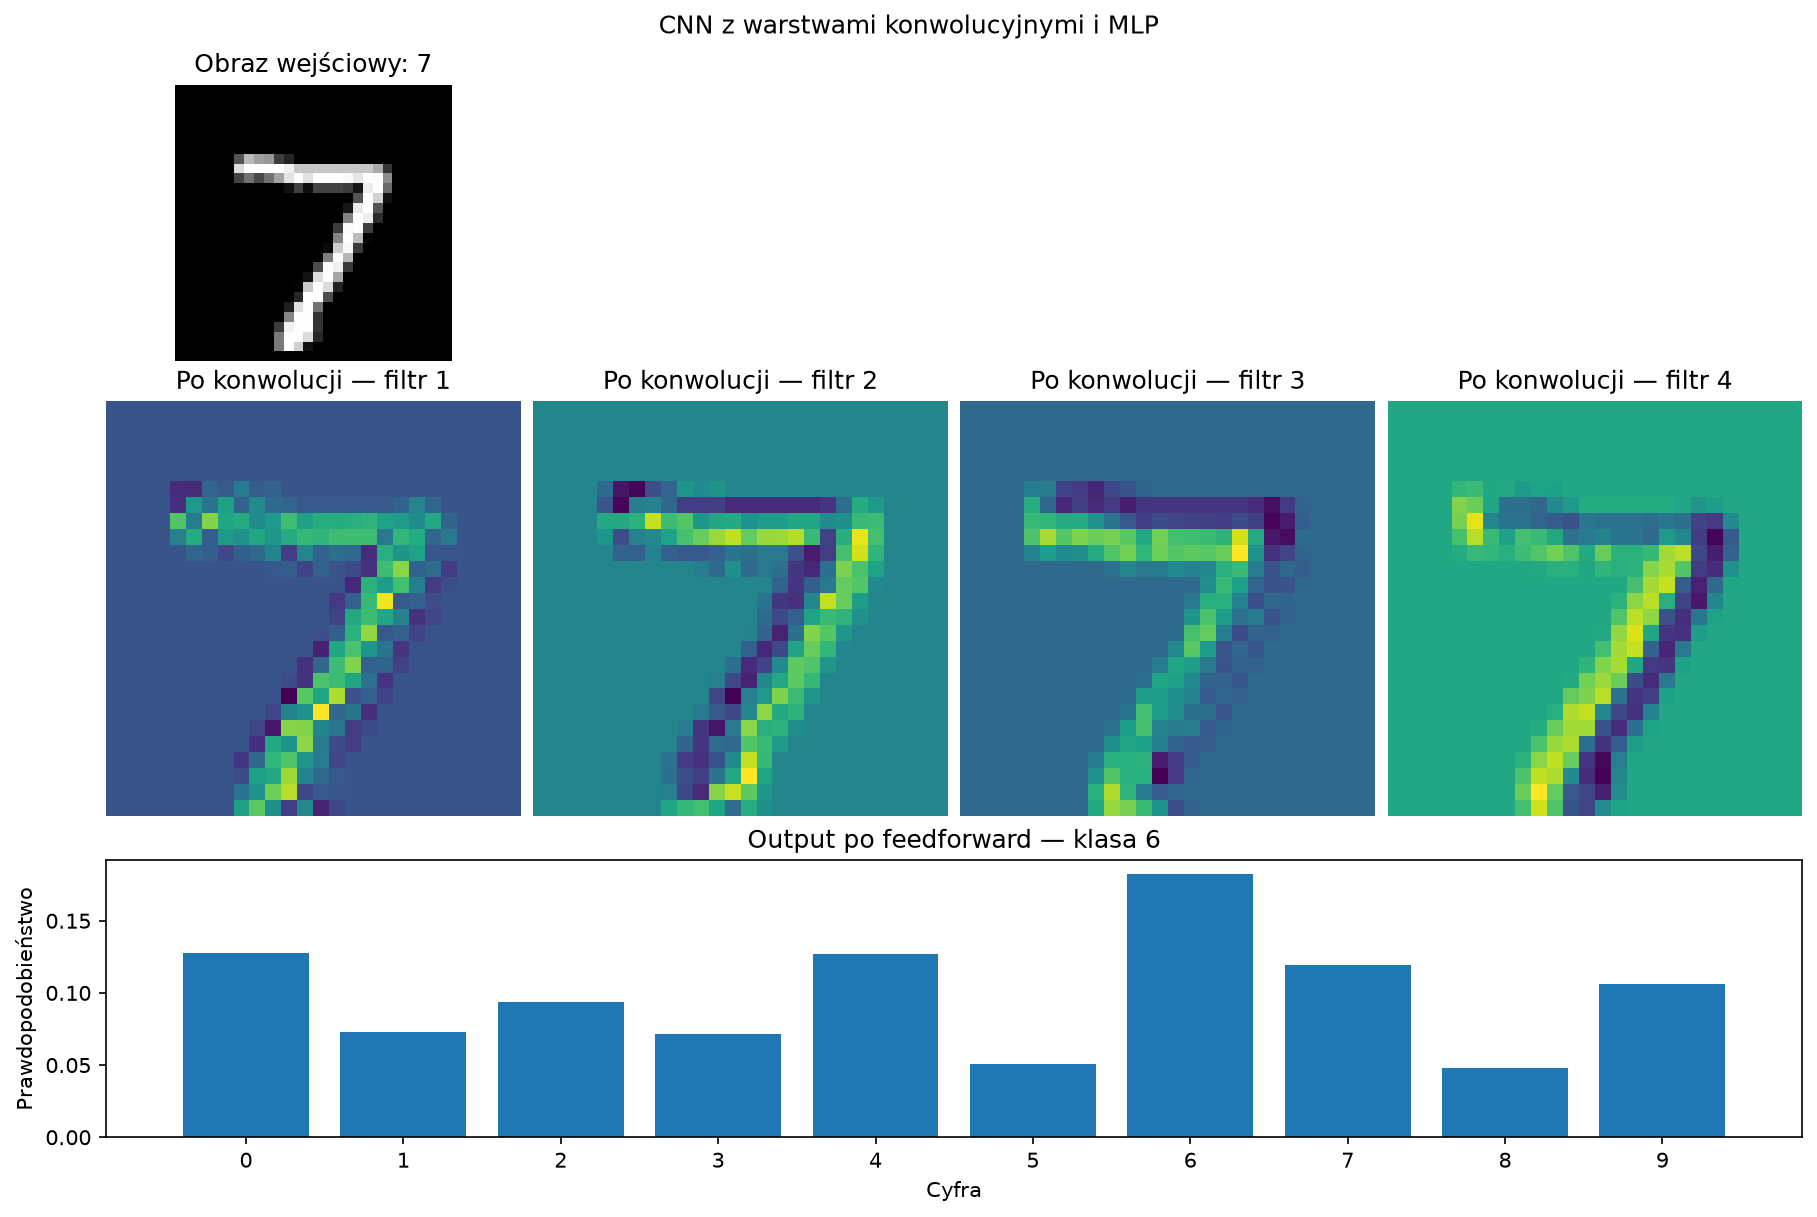

Python code for this plot:
"""Visualize one MNIST image before and after the CNN forward pass."""

import argparse

import matplotlib.pyplot as plt
import numpy as np

from CNN import CNN
from data_loader import mnist_loader


def main():
    parser = argparse.ArgumentParser(description="Show convolution outputs for one MNIST image.")
    parser.add_argument("--data-path", default="./data", help="Folder containing the MNIST data.")
    parser.add_argument("--index", type=int, default=0, help="Image index in the test set.")
    args = parser.parse_args()

    dataset = mnist_loader(download=False, path=args.data_path)
    X_test, Y_test = dataset.test
    if not 0 <= args.index < X_test.shape[1]:
        raise IndexError(f"Image index must be between 0 and {X_test.shape[1] - 1}.")

    image = X_test[:, args.index].reshape(28, 28)
    digit = int(np.argmax(Y_test[:, args.index]))

    # Two convolution layers: 1 input channel -> 4 -> 8 feature maps.
    cnn = CNN(
        layers=[1, 4, 8],
        dense_layers=[64, 10],
        input_shape=(1, 28, 28),
        kernel_size=3,
        stride=1,
        padding="valid",
        activation_function="sigmoid",
    )

    layer_outputs = cnn.forward_layers(image)
    output = cnn.feedforward(image)
    predicted_digit = int(np.argmax(output))

    print(f"Rzeczywista cyfra: {digit}")
    print(f"Wynik feedforward (10 klas): {output}")
    print(f"Klasa z najwyższym wynikiem: {predicted_digit}")

    maps_to_show = 4
    figure = plt.figure(figsize=(12, 8), constrained_layout=True)
    grid = figure.add_gridspec(3, maps_to_show, height_ratios=(1, 1.5, 1))

    input_ax = figure.add_subplot(grid[0, 0])
    input_ax.imshow(image, cmap="gray")
    input_ax.set_title(f"Obraz wejściowy: {digit}")
    input_ax.axis("off")

    for channel in range(maps_to_show):
        ax = figure.add_subplot(grid[1, channel])
        if channel < layer_outputs[0].shape[1]:
            ax.imshow(layer_outputs[0][0, channel], cmap="viridis")
            ax.set_title(f"Po konwolucji — filtr {channel + 1}")
        ax.axis("off")

    output_ax = figure.add_subplot(grid[2, :])
    output_ax.bar(np.arange(output.size), output)
    output_ax.set_xticks(np.arange(output.size))
    output_ax.set_xlabel("Cyfra")
    output_ax.set_ylabel("Prawdopodobieństwo")
    output_ax.set_title(f"Output po feedforward — klasa {predicted_digit}")
    figure.suptitle("CNN z warstwami konwolucyjnymi i MLP")
    output_path = "cnn_example.png"
    figure.savefig(output_path, dpi=150, bbox_inches="tight")
    print(f"Zapisano wykres: {output_path}")


if __name__ == "__main__":
    main()
